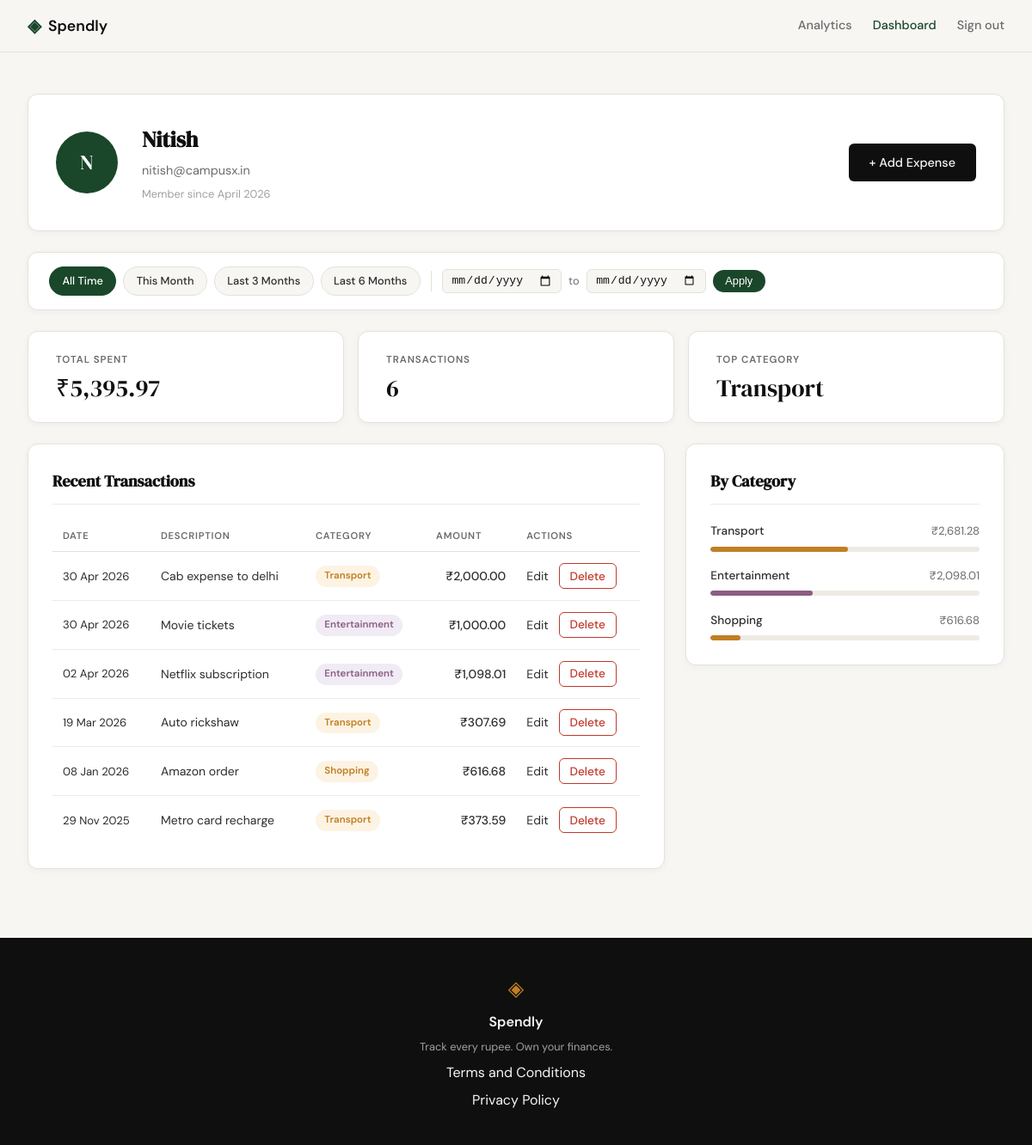
/profile (signed in), run on the app's committed database.
### tables this page shows
CREATE TABLE users (
            id            INTEGER PRIMARY KEY AUTOINCREMENT,
            name          TEXT    NOT NULL,
            email         TEXT    UNIQUE NOT NULL,
            password_hash TEXT    NOT NULL,
            created_at    TEXT    DEFAULT (datetime('now'))
        );

CREATE TABLE expenses (
            id          INTEGER PRIMARY KEY AUTOINCREMENT,
            user_id     INTEGER NOT NULL REFERENCES users(id),
            amount      REAL    NOT NULL,
            category    TEXT    NOT NULL,
            date        TEXT    NOT NULL,
            description TEXT,
            created_at  TEXT    DEFAULT (datetime('now'))
        );

### app.py (the view)
@app.route("/profile")
def profile():
    if not session.get("user_id"):
        return redirect(url_for("login"))
    uid = session["user_id"]
    today = date.today()
    date_from = _parse_date(request.args.get("date_from"))
    date_to = _parse_date(request.args.get("date_to"))
    if date_from and date_to and date_from > date_to:
        flash("Start date must be before end date.", "error")
        date_from = date_to = None
    today_str = today.isoformat()
    this_month_from = today.replace(day=1).isoformat()
    this_month_to = today.replace(
        day=calendar.monthrange(today.year, today.month)[1]
    ).isoformat()
    presets = {
        "this_month": {"date_from": this_month_from, "date_to": this_month_to},
        "last_3": {"date_from": _months_ago(today, 3), "date_to": today_str},
        "last_6": {"date_from": _months_ago(today, 6), "date_to": today_str},
    }
    return render_template(
        "profile.html",
        user=get_user_by_id(uid),
        stats=get_summary_stats(uid, date_from, date_to),
        expenses=get_recent_transactions(uid, date_from=date_from, date_to=date_to),
        categories=get_category_breakdown(uid, date_from, date_to),
        date_from=date_from,
        date_to=date_to,
        presets=presets,
    )

### app.py (called while the page is built)
def _parse_date(val):
    try:
        datetime.strptime(val, "%Y-%m-%d")
        return val
    except (ValueError, TypeError):
        return None

def _months_ago(today, n):
    m, y = today.month - n, today.year
    while m <= 0:
        m += 12
        y -= 1
    return date(y, m, 1).isoformat()

### database/db.py (called while the page is built)
def get_db():
    conn = sqlite3.connect(DB_PATH)
    conn.row_factory = sqlite3.Row
    conn.execute("PRAGMA foreign_keys = ON")
    return conn

### database/queries.py (called while the page is built)
def _build_date_filter(date_from, date_to):
    if date_from and date_to:
        return "AND date BETWEEN ? AND ?", [date_from, date_to]
    return "", []

def get_user_by_id(user_id):
    conn = get_db()
    row = conn.execute(
        "SELECT id, name, email, created_at FROM users WHERE id = ?",
        (user_id,),
    ).fetchone()
    conn.close()
    if row is None:
        return None
    name = row["name"]
    initials = "".join(w[0].upper() for w in name.split() if w)
    member_since = datetime.strptime(row["created_at"], "%Y-%m-%d %H:%M:%S").strftime(
        "%B %Y"
    )
    return {
        "name": name,
        "email": row["email"],
        "initials": initials,
        "member_since": member_since,
    }

def get_recent_transactions(user_id, limit=10, date_from=None, date_to=None):
    date_clause, date_params = _build_date_filter(date_from, date_to)
    params = [user_id] + date_params + [limit]
    conn = get_db()
    rows = conn.execute(
        "SELECT id, date, description, category, amount "
        "FROM expenses "
        "WHERE user_id = ? " + date_clause + " ORDER BY date DESC, id DESC "
        "LIMIT ?",
        params,
    ).fetchall()
    conn.close()
    return [
        {
            "id": row["id"],
            "date": datetime.strptime(row["date"], "%Y-%m-%d").strftime("%d %b %Y"),
            "description": row["description"],
            "category": row["category"],
            "amount": "{:,.2f}".format(row["amount"]),
        }
        for row in rows
    ]

### templates/profile.html (shortened to what this page needs)
{% extends "base.html" %}
{% block head %}
<link rel="stylesheet" href="{{ url_for('static', filename='css/profile.css') }}">
{% endblock %}
{% block content %}
<div class="profile-page">
    <div class="profile-inner">
        <div class="profile-header-card">
            <div class="profile-avatar">{{ user.initials }}</div>
            <div class="profile-info">
                <h1 class="profile-name">{{ user.name }}</h1>
                <p class="profile-email">{{ user.email }}</p>
                <p class="profile-since">Member since {{ user.member_since }}</p>
            </div>
            <a href="{{ url_for('add_expense') }}" class="btn-primary profile-add-btn">+ Add Expense</a>
        </div>
        <div class="filter-bar">
            <div class="filter-presets">
                <a href="{{ url_for('profile') }}"
                   class="filter-preset-btn{% if not date_from and not date_to %} filter-preset-btn--active{% endif %}">
                    All Time
                </a>
                <a href="{{ url_for('profile', date_from=presets.this_month.date_from, date_to=presets.this_month.date_to) }}"
                   class="filter-preset-btn{% if date_from == presets.this_month.date_from and date_to == presets.this_month.date_to %} filter-preset-btn--active{% endif %}">
                    This Month
                </a>
                <a href="{{ url_for('profile', date_from=presets.last_3.date_from, date_to=presets.last_3.date_to) }}"
                   class="filter-preset-btn{% if date_from == presets.last_3.date_from and date_to == presets.last_3.date_to %} filter-preset-btn--active{% endif %}">
                    Last 3 Months
                </a>
                <a href="{{ url_for('profile', date_from=presets.last_6.date_from, date_to=presets.last_6.date_to) }}"
                   class="filter-preset-btn{% if date_from == presets.last_6.date_from and date_to == presets.last_6.date_to %} filter-preset-btn--active{% endif %}">
                    Last 6 Months
                </a>
            </div>
            <form class="filter-form" method="GET" action="{{ url_for('profile') }}">
                <input type="date" name="date_from" class="filter-date-input"
                       value="{{ date_from or '' }}">
                <span class="filter-to-label">to</span>
                <input type="date" name="date_to" class="filter-date-input"
                       value="{{ date_to or '' }}">
                <button type="submit" class="filter-apply-btn">Apply</button>
            </form>
        </div>
        <div class="profile-stats">
            <div class="stat-card">
                <span class="stat-label">Total Spent</span>
                <span class="stat-value">₹{{ stats.total }}</span>
            </div>
            <div class="stat-card">
                <span class="stat-label">Transactions</span>
                <span class="stat-value">{{ stats.count }}</span>
            </div>
            <div class="stat-card">
                <span class="stat-label">Top Category</span>
                <span class="stat-value">{{ stats.top_category }}</span>
            </div>
        </div>
        <div class="profile-grid">
            <div class="profile-section">
                <div class="section-title-row">
                    <h2 class="section-title">Recent Transactions</h2>
                </div>
                <div class="tx-table-wrapper">
                    <table class="tx-table">
                        <thead>
                            <tr>
                                <th>Date</th>
                                <th>Description</th>
                                <th>Category</th>
                                <th class="tx-amount-col">Amount</th>
                                <th>Actions</th>
                            </tr>
                        </thead>
                        <tbody>
                            {% for tx in expenses %}
                            <tr>
                                <td class="tx-date">{{ tx.date }}</td>
                                <td class="tx-desc">{{ tx.description }}</td>
                                <td>
                                    <span class="cat-badge cat-badge--{{ tx.category | lower }}">
                                        {{ tx.category }}
                                    </span>
                                </td>
                                <td class="tx-amount">₹{{ tx.amount }}</td>
                                <td class="tx-actions">
                                    <a href="{{ url_for('edit_expense', id=tx.id) }}" class="tx-edit-link">Edit</a>
                                    <form method="POST" action="{{ url_for('delete_expense', id=tx.id) }}"
                                          style="display:inline"
                                          onsubmit="return confirm('Delete this expense?')">
                                        <button type="submit" class="btn-delete">Delete</button>
                                    </form>
                                </td>
                            </tr>
                            {% endfor %}
                        </tbody>
                    </table>
                </div>
            </div>
            <div class="profile-section">
                <h2 class="section-title">By Category</h2>
                <div class="category-list">
                    {% for cat in categories %}
                    <div class="cat-row">
                        <div class="cat-row-header">
                            <span class="cat-row-name">{{ cat.name }}</span>
                            <span class="cat-row-amount">₹{{ cat.amount }}</span>
                        </div>
                        <div class="cat-bar-track">
                            <div class="cat-bar cat-bar--{{ cat.name | lower }}"
                                 style="width: {{ cat.percent }}%"></div>
                        </div>
                    </div>
                    {% endfor %}
                </div>
            </div>
        </div>
    </div>
</div>
{% endblock %}

### static/css/style.css (style rules this page uses)
:root { --ink: #0f0f0f; --ink-soft: #2d2d2d; --ink-muted: #6b6b6b; --ink-faint: #a0a0a0; --paper: #f7f6f3; --paper-warm: #f0ede6; --paper-card: #ffffff; --accent: #1a472a; --accent-light: #e8f0eb; --accent-2: #c17f24; --accent-2-light: #fdf3e3; --danger: #c0392b; --danger-light: #fdecea; --border: #e4e1da; --border-soft: #eeebe4; --font-display: 'DM Serif Display', Georgia, serif; --font-body: 'DM Sans', system-ui, sans-serif; --max-width: 1200px; --auth-width: 440px; --radius-sm: 6px; --radius-md: 12px; --radius-lg: 20px; }
*, *::before, *::after { box-sizing: border-box; margin: 0; padding: 0; }
html { font-size: 16px; scroll-behavior: smooth; }
body { background: var(--paper); color: var(--ink); font-family: var(--font-body); font-size: 1rem; line-height: 1.6; -webkit-font-smoothing: antialiased; }
a { color: inherit; text-decoration: none; }
.btn-primary { display: inline-block; background: var(--ink); color: var(--paper); padding: 0.65rem 1.5rem; border-radius: var(--radius-sm); font-family: var(--font-body); font-size: 0.9rem; font-weight: 500; cursor: pointer; border: none; transition: background 0.2s; text-decoration: none; }
.btn-delete { display: inline-block; background: transparent; color: var(--danger); border: 1px solid var(--danger); padding: 0.35rem 0.75rem; border-radius: var(--radius-sm); font-family: var(--font-body); font-size: 0.85rem; font-weight: 500; cursor: pointer; margin-left: 0.5rem; transition: background 0.2s; }

### data on the page
users: name "Nitish", email "nitish@campusx.in"
expenses: date "30 Apr 2026", description "Cab expense to delhi", category "Transport", amount "2,000.00"
expenses: date "30 Apr 2026", description "Movie tickets", category "Entertainment", amount "1,000.00"
expenses: date "02 Apr 2026", description "Netflix subscription", category "Entertainment", amount "1,098.01"
expenses: date "19 Mar 2026", description "Auto rickshaw", category "Transport", amount "307.69"
expenses: date "08 Jan 2026", description "Amazon order", category "Shopping", amount "616.68", name "Shopping", {{ cat.percent }} 11 (drawn)
expenses: date "29 Nov 2025", description "Metro card recharge", category "Transport", amount "373.59"

### other printed values
{{ user.initials }} "N"
{{ user.member_since }} "April 2026"
{{ stats.total }} "5,395.97"
{{ stats.count }} "6"
{{ stats.top_category }} "Transport"
{{ cat.name }} "Transport" "Entertainment"
{{ cat.amount }} "2,681.28" "2,098.01"
